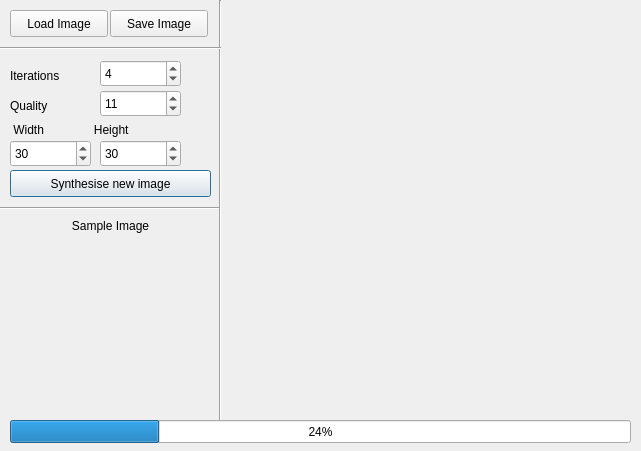
<?xml version="1.0" encoding="UTF-8"?>
<ui version="4.0">
 <class>TextureSynthesisDialog</class>
 <widget class="QDialog" name="TextureSynthesisDialog">
  <property name="geometry">
   <rect>
    <x>0</x>
    <y>0</y>
    <width>641</width>
    <height>451</height>
   </rect>
  </property>
  <property name="windowTitle">
   <string>Dialog</string>
  </property>
  <widget class="QPushButton" name="pushButton_2">
   <property name="geometry">
    <rect>
     <x>10</x>
     <y>170</y>
     <width>201</width>
     <height>27</height>
    </rect>
   </property>
   <property name="text">
    <string>Synthesise new image</string>
   </property>
  </widget>
  <widget class="QLabel" name="label_3">
   <property name="geometry">
    <rect>
     <x>10</x>
     <y>90</y>
     <width>121</width>
     <height>31</height>
    </rect>
   </property>
   <property name="text">
    <string>Quality</string>
   </property>
  </widget>
  <widget class="QSpinBox" name="spinBox_3">
   <property name="geometry">
    <rect>
     <x>100</x>
     <y>60</y>
     <width>81</width>
     <height>27</height>
    </rect>
   </property>
   <property name="maximum">
    <number>10000</number>
   </property>
   <property name="value">
    <number>4</number>
   </property>
  </widget>
  <widget class="QPushButton" name="pushButton">
   <property name="geometry">
    <rect>
     <x>10</x>
     <y>10</y>
     <width>98</width>
     <height>27</height>
    </rect>
   </property>
   <property name="text">
    <string>Load Image</string>
   </property>
  </widget>
  <widget class="QSpinBox" name="spinBox_2">
   <property name="geometry">
    <rect>
     <x>100</x>
     <y>140</y>
     <width>81</width>
     <height>27</height>
    </rect>
   </property>
   <property name="maximum">
    <number>10000</number>
   </property>
   <property name="value">
    <number>30</number>
   </property>
  </widget>
  <widget class="QLabel" name="label_9">
   <property name="geometry">
    <rect>
     <x>10</x>
     <y>120</y>
     <width>181</width>
     <height>20</height>
    </rect>
   </property>
   <property name="text">
    <string> Width               Height</string>
   </property>
  </widget>
  <widget class="QPushButton" name="pushButton_4">
   <property name="geometry">
    <rect>
     <x>110</x>
     <y>10</y>
     <width>98</width>
     <height>27</height>
    </rect>
   </property>
   <property name="text">
    <string>Save Image</string>
   </property>
  </widget>
  <widget class="QLabel" name="label_2">
   <property name="geometry">
    <rect>
     <x>230</x>
     <y>10</y>
     <width>400</width>
     <height>400</height>
    </rect>
   </property>
   <property name="text">
    <string/>
   </property>
  </widget>
  <widget class="QSpinBox" name="spinBox">
   <property name="geometry">
    <rect>
     <x>10</x>
     <y>140</y>
     <width>81</width>
     <height>27</height>
    </rect>
   </property>
   <property name="maximum">
    <number>10000</number>
   </property>
   <property name="value">
    <number>30</number>
   </property>
  </widget>
  <widget class="QLabel" name="label">
   <property name="geometry">
    <rect>
     <x>30</x>
     <y>250</y>
     <width>160</width>
     <height>160</height>
    </rect>
   </property>
   <property name="text">
    <string/>
   </property>
  </widget>
  <widget class="QLabel" name="label_4">
   <property name="geometry">
    <rect>
     <x>10</x>
     <y>210</y>
     <width>201</width>
     <height>31</height>
    </rect>
   </property>
   <property name="text">
    <string>Sample Image</string>
   </property>
   <property name="alignment">
    <set>Qt::AlignCenter</set>
   </property>
  </widget>
  <widget class="Line" name="line">
   <property name="geometry">
    <rect>
     <x>0</x>
     <y>200</y>
     <width>221</width>
     <height>16</height>
    </rect>
   </property>
   <property name="orientation">
    <enum>Qt::Horizontal</enum>
   </property>
  </widget>
  <widget class="Line" name="line_2">
   <property name="geometry">
    <rect>
     <x>210</x>
     <y>0</y>
     <width>20</width>
     <height>421</height>
    </rect>
   </property>
   <property name="orientation">
    <enum>Qt::Vertical</enum>
   </property>
  </widget>
  <widget class="QLabel" name="label_5">
   <property name="geometry">
    <rect>
     <x>10</x>
     <y>60</y>
     <width>121</width>
     <height>31</height>
    </rect>
   </property>
   <property name="text">
    <string>Iterations</string>
   </property>
  </widget>
  <widget class="QProgressBar" name="progressBar">
   <property name="geometry">
    <rect>
     <x>10</x>
     <y>420</y>
     <width>621</width>
     <height>23</height>
    </rect>
   </property>
   <property name="value">
    <number>24</number>
   </property>
  </widget>
  <widget class="QSpinBox" name="spinBox_4">
   <property name="geometry">
    <rect>
     <x>100</x>
     <y>90</y>
     <width>81</width>
     <height>27</height>
    </rect>
   </property>
   <property name="maximum">
    <number>10000</number>
   </property>
   <property name="value">
    <number>11</number>
   </property>
  </widget>
  <widget class="Line" name="line_3">
   <property name="geometry">
    <rect>
     <x>0</x>
     <y>40</y>
     <width>221</width>
     <height>16</height>
    </rect>
   </property>
   <property name="orientation">
    <enum>Qt::Horizontal</enum>
   </property>
  </widget>
 </widget>
 <resources/>
 <connections/>
</ui>
